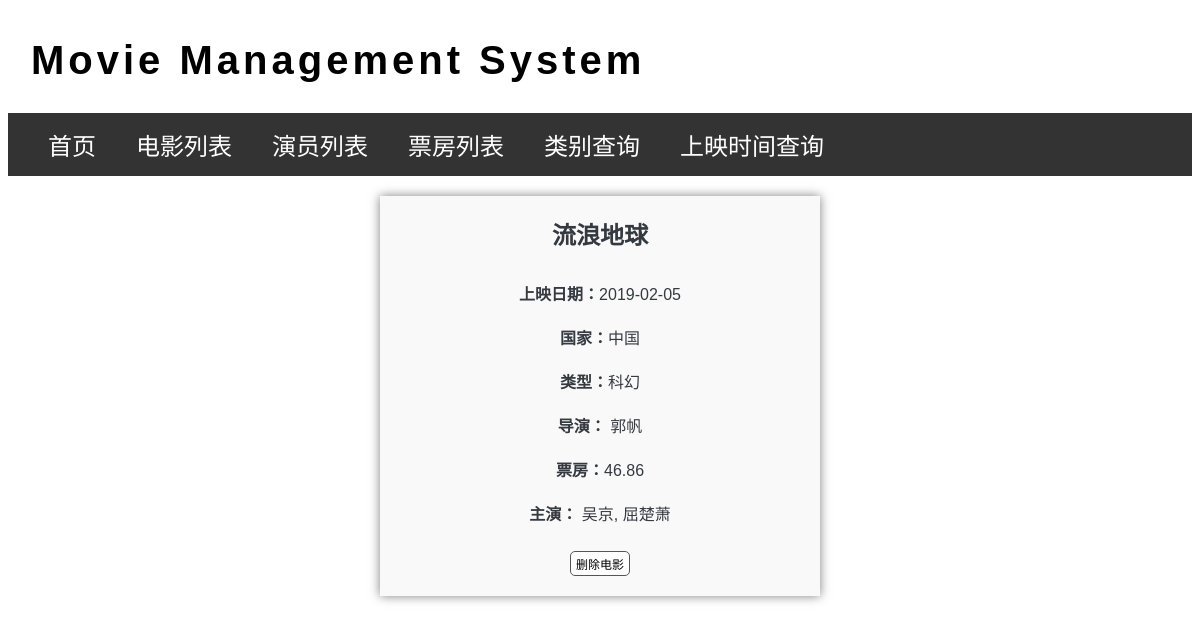
Screenshot of /movie/1003 with the database file from the repository.
### app.py (models this page shows)
class MovieInfo(db.Model):
    __tablename__ = 'movie_info'
    movie_id = db.Column(db.Integer, primary_key=True, autoincrement=True)
    movie_name = db.Column(db.String(255), nullable=False)
    release_date = db.Column(db.DateTime)
    country = db.Column(db.String(20))
    genre = db.Column(db.String(10))
    year = db.Column(db.Integer, nullable=False)
    director = db.Column(db.String(255))  # 导演
    box_office = db.relationship('MoveBox', backref='movie', uselist=False)

class ActorInfo(db.Model):
    __tablename__ = 'actor_info'
    actor_id = db.Column(db.Integer, primary_key=True, autoincrement=True)
    actor_name = db.Column(db.String(20), nullable=False)
    gender = db.Column(db.String(2), nullable=False)
    country = db.Column(db.String(20))

class MoveBox(db.Model):
    __tablename__ = 'move_box'
    movie_id = db.Column(db.Integer, db.ForeignKey('movie_info.movie_id'), primary_key=True)
    box = db.Column(db.Float)

### app.py (the view)
@app.route('/movie/<int:movie_id>')
def show_movie(movie_id):
    movie = MovieInfo.query.get_or_404(movie_id)
    box_office = MoveBox.query.filter_by(movie_id=movie_id).first()
    actors = ActorInfo.query.join(MovieActorRelation, ActorInfo.actor_id == MovieActorRelation.actor_id)\
                            .filter(MovieActorRelation.movie_id == movie.movie_id, MovieActorRelation.relation_type == '主演').all()
    directors = ActorInfo.query.join(MovieActorRelation, ActorInfo.actor_id == MovieActorRelation.actor_id)\
                               .filter(MovieActorRelation.movie_id == movie.movie_id, MovieActorRelation.relation_type == '导演').all()
    return render_template('show_movie.html', movie=movie, box_office=box_office, actors=actors, directors=directors)

### templates/show_movie.html
{% extends 'base.html' %}
{% block content %}
<div class="movie-detail-page">
    <h2>{{ movie.movie_name }}</h2>
    <ul>
        <li><strong>上映日期：</strong>{{ movie.release_date.strftime('%Y-%m-%d') }}</li>
        <li><strong>国家：</strong>{{ movie.country }}</li>
        <li><strong>类型：</strong>{{ movie.genre }}</li>
        <li>
            <strong>导演：</strong>
            {% for director in directors %}
            {{ director.actor_name }}{% if not loop.last %}, {% endif %}
            {% endfor %}
        </li>
        <li><strong>票房：</strong>{{ box_office.box if box_office else '无数据' }}</li>
        <li>
            <strong>主演：</strong>
            {% for actor in actors %}
            {{ actor.actor_name }}{% if not loop.last %}, {% endif %}
            {% endfor %}
        </li>
    </ul>
    <div style="text-align: center;">
        <form action="{{ url_for('delete_movie', movie_id=movie.movie_id) }}" method="post" onsubmit="return confirm('确定要删除这部电影吗？')">
            <button type="submit" class="btn btn-delete">删除电影</button>
        </form>
    </div>
</div>
{% endblock %}

### static/style.css (style rules this page uses)
body { font-family: Helvetica, Arial, sans-serif; }
h2 { margin-top: 0; }
.btn { font-family: Arial, sans-serif; font-weight: normal; font-size: 12px; padding: 3px 5px; text-decoration: none; cursor: pointer; background-color: white; color: black; border: 1px solid #555555; border-radius: 5px; }
.movie-detail-page { max-width: 400px; margin: 20px auto; padding: 20px; background-color: #f9f9f9; box-shadow: 0 0 10px rgba(0, 0, 0, 0.5); color: #343a40; }
.movie-detail-page h2, .movie-detail-page h3 { text-align: center; color: #343a40; }
.movie-detail-page p, .movie-detail-page ul { text-align: center; color: #343a40; }
.movie-detail-page ul { list-style-type: none; padding: 0; }
.movie-detail-page ul li { padding: 10px 0; }
.btn-delete { display: inline-block; margin: 0 auto; }
.btn { text-align: center; }

### rows the page displays
MovieInfo: movie_name "流浪地球", release_date "2019-02-05", country "中国", genre "科幻"
ActorInfo: actor_name "郭帆"
MoveBox: box "46.86"
ActorInfo: actor_name "吴京"
ActorInfo: actor_name "屈楚萧"
